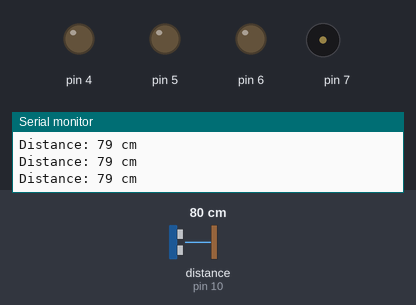
This sketch was run on a simulated Arduino Uno, built with avr-gcc and run on an emulated ATmega328P. On the bench: output pins drawn as LEDs (lit = HIGH), buzzer (waves = sounding), the last lines printed to the serial monitor. Wiring (inferred from the names in the program): ultrasonic range finder: trigger pin 9; echo pin 10. Inputs (shaded band) come from the test bench; at power-on: distance to the obstacle (sensor on pin 10) 80 cm. The echo pulse lasts 58.3 µs per cm; pins used as bus, display or sensor lines are not drawn.

Above: at 1.2 s.
1.3 s: distance to the obstacle (sensor on pin 10) set to 4 cm
At 2.0 s:
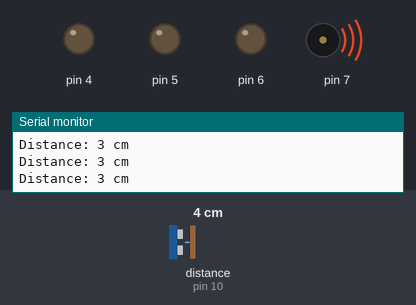
2.8 s: distance to the obstacle (sensor on pin 10) set to 60 cm
At 3.7 s:
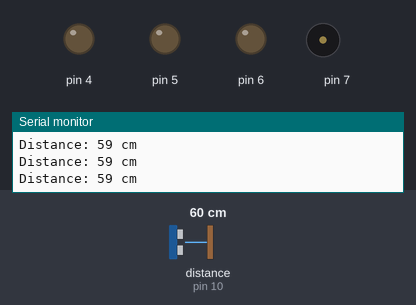
4.3 s: distance to the obstacle (sensor on pin 10) set to 2 cm
At 5.4 s:
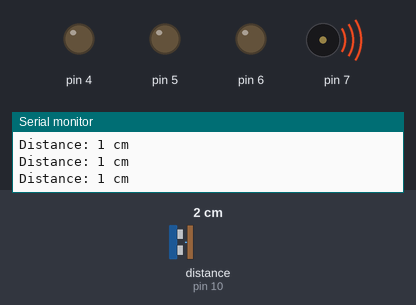
Timing chart, 0 to 7.3 s (numbered marks = the images above; inputs shaded):
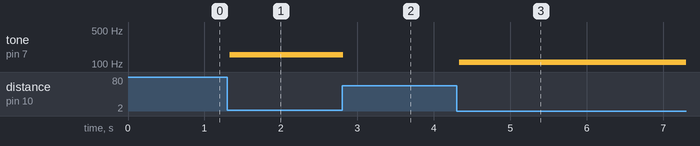

The sketch:

hw_01.ino
```cpp
const int trigpin = 9;
const int echopin = 10;

unsigned long duration;
int distance;
int tmp;
void setup() {
  pinMode(trigpin, OUTPUT);
  pinMode(echopin, INPUT);

  pinMode(4, OUTPUT);
  pinMode(5, OUTPUT);
  pinMode(6, OUTPUT);
  pinMode(7, OUTPUT);

  Serial.begin(9600);
}

void loop() {
  digitalWrite(trigpin, LOW);
  delayMicroseconds(2);

  digitalWrite(trigpin, HIGH);
  delayMicroseconds(10);

  digitalWrite(trigpin, LOW);

  duration = pulseIn(echopin, HIGH, 30000);

  distance = duration * 0.0343 / 2;
  //1st Part
  // if (distance < 10)
  // {
  //   digitalWrite(4, LOW);
  //   digitalWrite(5, HIGH);
  //   digitalWrite(6, LOW);

  //   tone(7, 1000);
  // }
  // else if (distance <= 25)
  // {
  //   digitalWrite(4, LOW);
  //   digitalWrite(5, LOW);
  //   digitalWrite(6, HIGH);

  //   noTone(7);
  // }
  // else
  // {
  //   digitalWrite(4, HIGH);
  //   digitalWrite(5, LOW);
  //   digitalWrite(6, LOW);

  //   noTone(7);
  // }

  Serial.print("Distance: ");
  Serial.print(distance);
  Serial.println(" cm");
  //2nd Part
  tmp = map(distance, 5, 40, 200, 1000);
  if (distance < 40)
    tone(7, tmp);
  else
    noTone(7);
  delay(50);
}
```

Measured:
- after the input at 1.3 s, tone on pin 7: silent → 155 Hz at once
- after the input at 2.8 s, tone on pin 7: 155 Hz → silent at once
- after the input at 4.3 s, tone on pin 7: silent → 109 Hz at once
